Frame 1 (no input): blank canvas, image omitted
Frame 60 (no input): blank canvas, image omitted
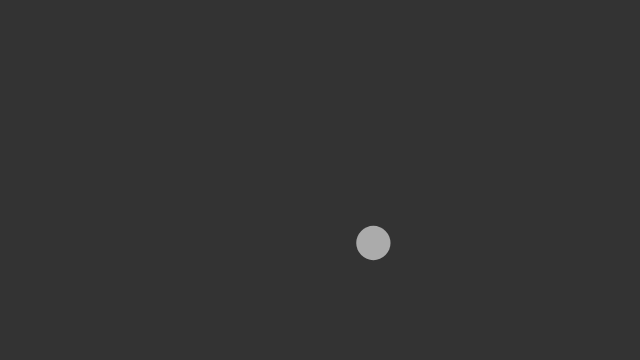
Frame 120 (the mouse pressed at the canvas centre since frame 60)

The p5.js sketch whose frames 1 and 60 were blank and that drew this single picture after the mouse press (run headless with seeded random() and noise() and a simulated clock; from frame 60 on, the mouse is pressed at the canvas centre):

// p5.js sketch
// ── sketch.js
let particles = [];

function setup() {
  createCanvas(640, 360);
}

function mousePressed() {
  let p = new Particle(mouseX, mouseY, random(2,4));
  particles.push(p);
}

function keyPressed() {
  if (key == ' ') {
    particles.splice(0,1);
  }
}

function draw() {
  background(51);
  let wind = createVector(0.1, 0);  
  
  for(let i = 0; i < particles.length; i++){
    let gravity = createVector(0, 0.2*particles[i].mass);
    particles[i].applyForce(gravity);
    
    if(mouseIsPressed) {
    particles[i].applyForce(wind);
    }
  
  particles[i].update();
  particles[i].display();
  particles[i].edges();
  }
}

function Particle(x, y, m) {
  this.pos = createVector(x, y);
  this.vel = createVector(0, 0);
  this.acc = createVector(0, 0);
  this.mass = m;
  
  this.applyForce = function(force) {
    let f = force.copy();
    f.div(this.mass);
    this.acc.add(f);
  }
  
  this.update = function() {
    this.vel.add(this.acc);
    this.pos.add(this.vel);
    
    this.acc.set(0,0);
  }
  
  this.display = function() {
    noStroke();
    fill(255, 150);
    ellipse(this.pos.x, this.pos.y, this.mass*10, this.mass*10);
  }
  
  this.edges = function() {
    if (this.pos.y > height) {
      this.vel.y *= -1;
      this.pos.y = height;
    }
    
    if (this.pos.x > width) {
      this.vel.x *= -1;
      this.pos.x = width;
    }    
  }
}
